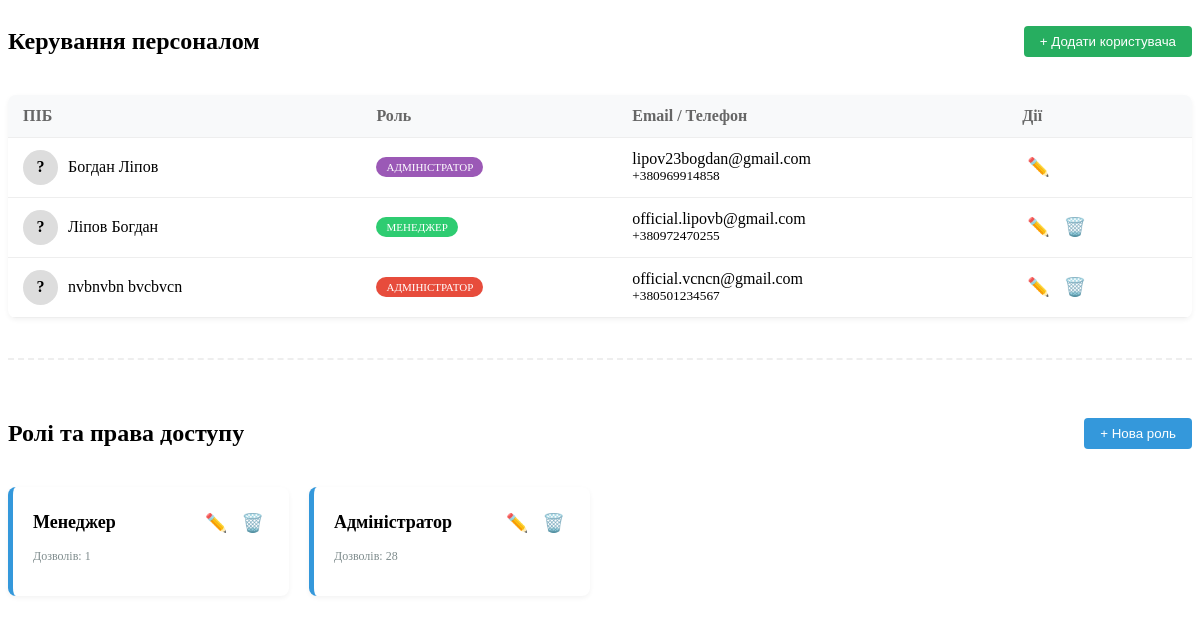
/ajax/admins/ (signed in), run on the app's committed database.
### shopCRM/models.py (models this page shows, shortened)
class User(AbstractUser):
    middle_name = models.CharField("По батькові", max_length=150, blank=True)
    phone = models.CharField("Номер телефону", max_length=20, unique=True)
    email = models.EmailField("Email", unique=True, blank=False, null=False)
    photo = models.ImageField("Фото", upload_to='user_photos/', null=True, blank=True)
    card_number = models.CharField("Номер рахунку (карти)", max_length=25, blank=True)
    '''role = models.ForeignKey(
        Group,
        on_delete=models.SET_NULL,
        null=True,
        blank=True,
        related_name='user_roles',
        verbose_name="Роль"
    )'''
    REQUIRED_FIELDS = ['email']  # якщо логін по email

### shopCRM/views.py (the view)
# urls.py: path('ajax/admins/', views.content_admins, name='content_admins'),
@login_required
def content_admins(request):
    current_level = get_user_level(request.user)
    if request.user.is_superuser:
        users = User.objects.all()
    else:
        users = User.objects.filter(is_superuser=False)
        users = [u for u in users if (get_user_level(u) if u.groups.first() else 0) < current_level or u.id == request.user.id]
    roles = Group.objects.all()
    return render(request, 'shopCRM/partials/admins.html', {
        'users_list': users,
        'roles': roles,
        'current_level': current_level
    })

### shopCRM/views.py (called while the page is built, shortened)
def get_user_level(user):
    if user.is_superuser:
        return 100

### shopCRM/templates/shopCRM/partials/admins.html (shortened to what this page needs)
<div class="admin-section">
    <div style="display: flex; justify-content: space-between; align-items: center; margin-bottom: 20px;">
        <h2>Керування персоналом</h2>
        {% if user.is_superuser or user.role.name == "Admin" %}
            <button class="btn btn-add" onclick="editUser(null)">+ Додати користувача</button>
        {% endif %}
    </div>
    <table class="crm-table">
        <thead>
            <tr>
                <th>ПІБ</th>
                <th>Роль</th>
                <th>Email / Телефон</th>
                <th>Дії</th>
            </tr>
        </thead>
        <tbody>
            {% for u in users_list %}
            <tr>
                <td>
                    <div style="display: flex; align-items: center; gap: 10px;">
                        {% if u.photo %}
                            <img src="{{ u.photo.url }}" class="table-avatar">
                        {% else %}
                            <div class="table-avatar-placeholder">?</div>
                        {% endif %}
                        {{ u.last_name }} {{ u.first_name }}
                    </div>
                </td>
                <td>
                    <span class="badge
                        {% if u.is_superuser %}role-superuser
                        {% elif u.groups.first.name == 'Адміністратор' %}role-admin
                        {% else %}role-manager{% endif %}">
                        {{ u.groups.first.name|default:"Користувач" }}
                    </span>
                </td>
                <td>{{ u.email }}<br><small>{{ u.phone }}</small></td>
                <td>
                    <button class="btn-icon" title="Редагувати" onclick="editUser('{{ u.id }}')">✏️</button>
                    {% if user.is_superuser and u.id != user.id %}
                        <button class="btn-icon btn-delete" title="Видалити" onclick="deleteUser('{{ u.id }}', '{{ u.last_name }} {{ u.first_name }}')">🗑️</button>
                    {% endif %}
                </td>
            </tr>
            {% endfor %}
        </tbody>
    </table>
</div>
<hr style="margin: 40px 0; border: 0; border-top: 2px dashed #eee;">
<div class="admin-section">
    <div style="display: flex; justify-content: space-between; align-items: center; margin-bottom: 20px;">
        <h2>Ролі та права доступу</h2>
        {% if perms.crm.add_group %}
        <button class="btn btn-add" style="background: #3498db;" onclick="editRole(null)">+ Нова роль</button>
        {% endif %}
    </div>
    <div style="display: grid; grid-template-columns: repeat(auto-fill, minmax(250px, 1fr)); gap: 20px;">
        {% for role in roles %}
        <div class="role-card">
            <div style="display: flex; justify-content: space-between; align-items: center;">
                <strong style="font-size: 18px;">{{ role.name }}</strong>
                <div>
                    {% if perms.crm.add_group %}
                    <button class="btn-icon" onclick="editRole('{{ role.id }}')">✏️</button>
                    {% endif %}
                    {% if perms.crm.delete_group %}
                    <button class="btn-icon btn-delete" title="Видалити роль" onclick="deleteRole('{{ role.id }}', '{{ role.name }}')" style="color: #e74c3c;">🗑️</button>
                    {% endif %}
                </div>
            </div>
            <p style="font-size: 12px; color: #7f8c8d; margin-top: 10px;">
                Дозволів: {{ role.permissions.count }}
            </p>
        </div>
        {% endfor %}
    </div>
</div>

### shopCRM/templates/shopCRM/partials/admins.html (style rules this page uses)
.crm-table { width: 100%; border-collapse: collapse; background: white; border-radius: 8px; overflow: hidden; box-shadow: 0 2px 5px rgba(0,0,0,0.05); }
.crm-table th, .crm-table td { padding: 12px 15px; text-align: left; border-bottom: 1px solid #eee; }
.crm-table th { background: #f8f9fa; font-weight: 600; color: #666; }
.table-avatar-placeholder { width: 35px; height: 35px; border-radius: 50%; background: #ddd; display: flex; align-items: center; justify-content: center; font-weight: bold; }
.btn { padding: 8px 16px; border-radius: 4px; border: none; cursor: pointer; font-weight: 500; }
.btn-add { background: #27ae60; color: white; }
.btn-icon { background: none; border: none; cursor: pointer; font-size: 18px; padding: 5px; transition: 0.2s; }
.badge { padding: 4px 10px; border-radius: 12px; font-size: 11px; text-transform: uppercase; color: white; }
.role-superuser { background: #9b59b6; }
.role-admin { background: #e74c3c; }
.role-manager { background: #2ecc71; }
.role-card { background: white; padding: 20px; border-radius: 8px; border-left: 5px solid #3498db; box-shadow: 0 2px 5px rgba(0,0,0,0.05); }

### data on the page
User: last_name "Богдан", first_name "Ліпов", groups.first.name "АДМІНІСТРАТОР", email "lipov23bogdan@gmail.com", phone "+380969914858"
User: last_name "Ліпов", first_name "Богдан", groups.first.name "МЕНЕДЖЕР", email "official.lipovb@gmail.com", phone "+380972470255"
User: last_name "nvbnvbn", first_name "bvcbvcn", groups.first.name "АДМІНІСТРАТОР", email "official.vcncn@gmail.com", phone "+380501234567"

### other printed values
{{ role.name }} "Менеджер"
{{ role.permissions.count }} "1"
{{ role.name }} "Адміністратор"
{{ role.permissions.count }} "28"
